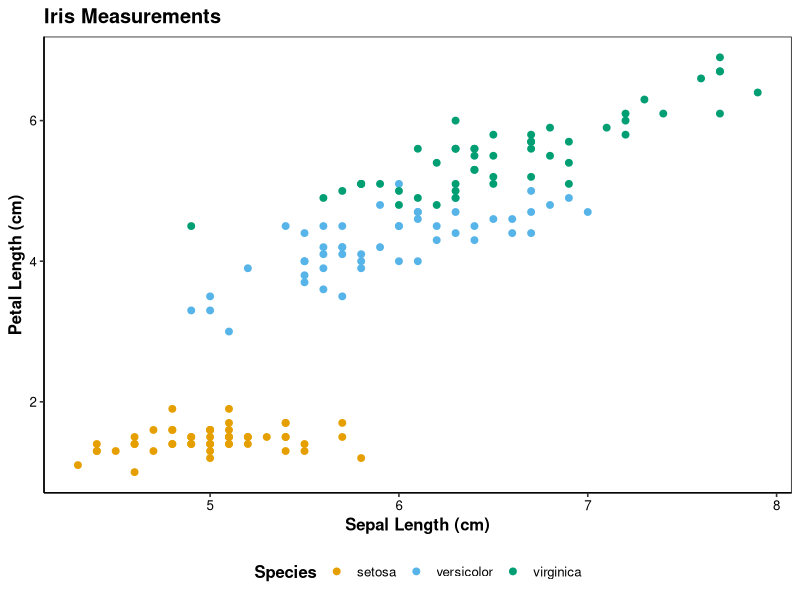
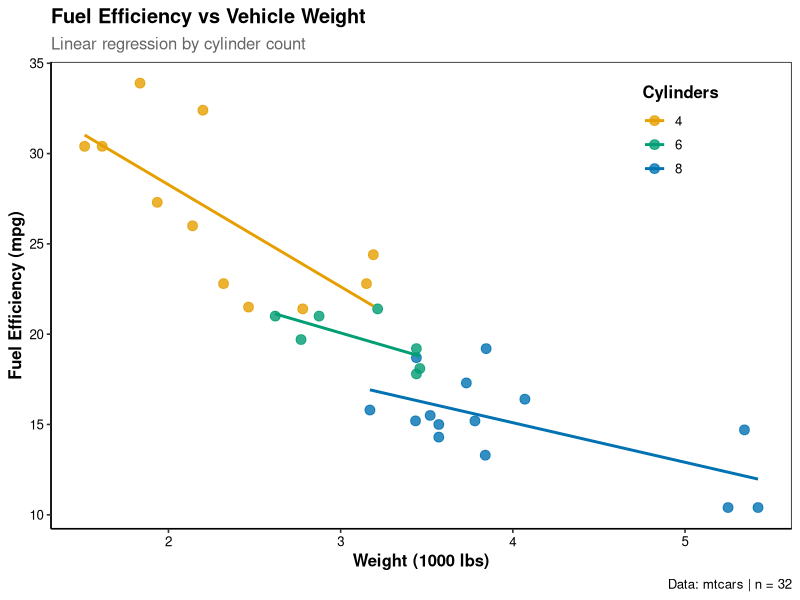
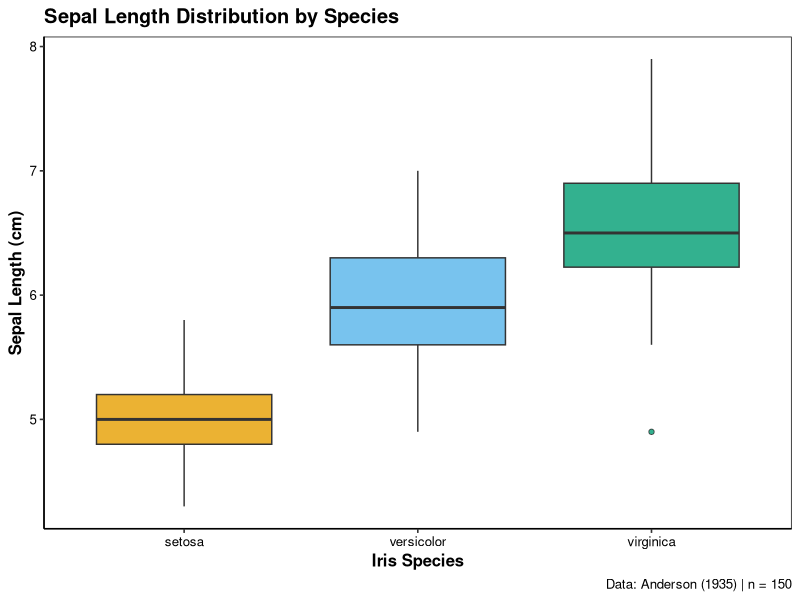

Generate these figures, in order, with R:
## ---- chunk 1
#| label: setup
#| include: false
library(tidyverse)
library(patchwork)
library(scales)
## ---- chunk 2
theme_publication <- function(base_size = 12) {
  theme_classic(base_size = base_size) +
    theme(
      plot.title = element_text(face = "bold", hjust = 0),
      plot.subtitle = element_text(color = "gray40"),
      axis.title = element_text(face = "bold"),
      axis.text = element_text(color = "black"),
      legend.position = "bottom",
      legend.title = element_text(face = "bold"),
      panel.border = element_rect(fill = NA, color = "black", linewidth = 0.5),
      strip.background = element_rect(fill = "gray95", color = "black"),
      strip.text = element_text(face = "bold")
    )
}
## ---- chunk 3
# Okabe-Ito palette
okabe_ito <- c("#E69F00", "#56B4E9", "#009E73", "#F0E442",
               "#0072B2", "#D55E00", "#CC79A7", "#999999")

# Example usage
ggplot(iris, aes(x = Sepal.Length, y = Petal.Length, color = Species)) +
  geom_point(size = 2) +
  scale_color_manual(values = okabe_ito) +
  labs(title = "Iris Measurements", x = "Sepal Length (cm)", y = "Petal Length (cm)") +
  theme_publication()
## ---- chunk 4
# Complete publication figure
p <- ggplot(mtcars, aes(x = wt, y = mpg, color = factor(cyl))) +
  geom_point(size = 3, alpha = 0.8) +
  geom_smooth(method = "lm", se = FALSE, linewidth = 1) +
  scale_color_manual(
    values = okabe_ito[c(1, 3, 5)],
    name = "Cylinders"
  ) +
  labs(
    title = "Fuel Efficiency vs Vehicle Weight",
    subtitle = "Linear regression by cylinder count",
    x = "Weight (1000 lbs)",
    y = "Fuel Efficiency (mpg)",
    caption = "Data: mtcars | n = 32"
  ) +
  theme_publication() +
  theme(legend.position = c(0.85, 0.85))

p
## ---- chunk 5
ggplot(iris, aes(x = Species, y = Sepal.Length, fill = Species)) +
  geom_boxplot(alpha = 0.8, outlier.shape = 21) +
  scale_fill_manual(values = okabe_ito[1:3]) +
  labs(
    title = "Sepal Length Distribution by Species",
    x = "Iris Species",
    y = "Sepal Length (cm)",
    caption = "Data: Anderson (1935) | n = 150"
  ) +
  theme_publication() +
  theme(legend.position = "none")
